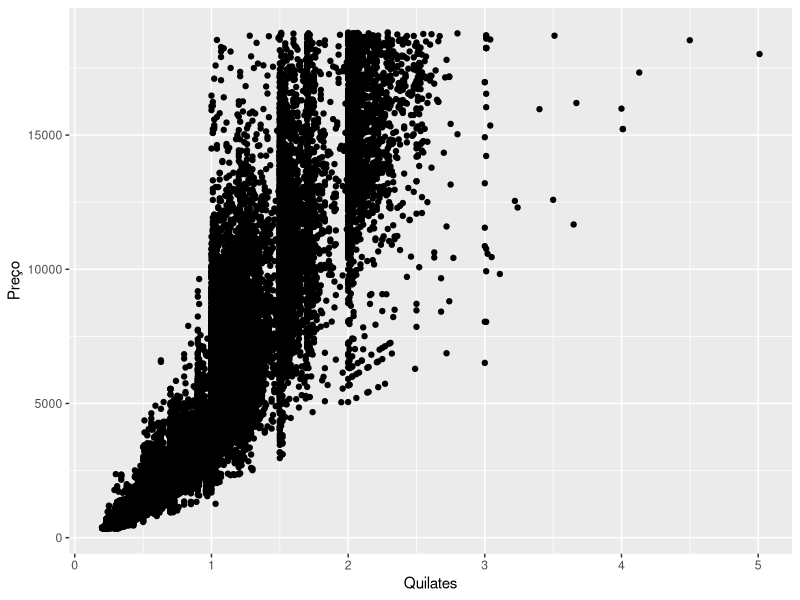

Source code (R):
## ---- chunk 1
library(ggplot2)


  graph <- 
ggplot(diamonds) +
  geom_point(aes(x = carat, y = price))

graphFinal <- 
graph + xlab("Quilates") + 
 ylab("Preço")

graphFinal
